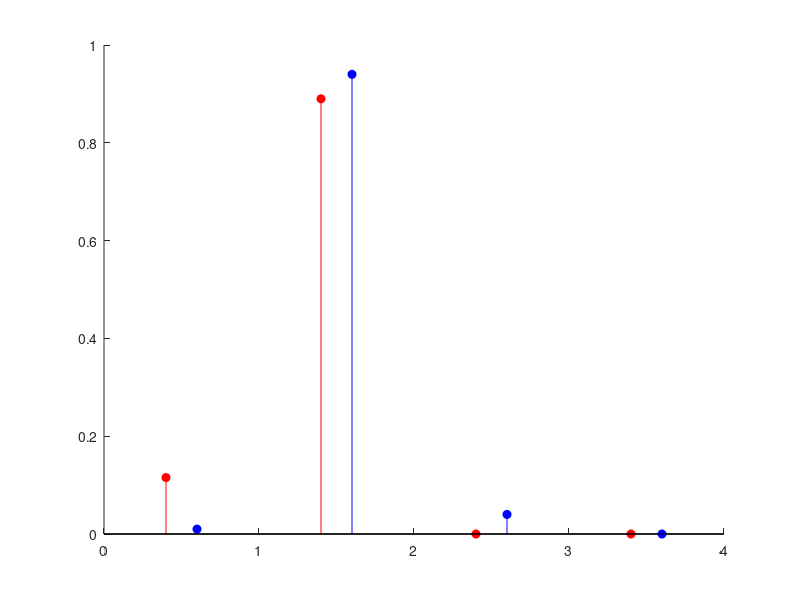
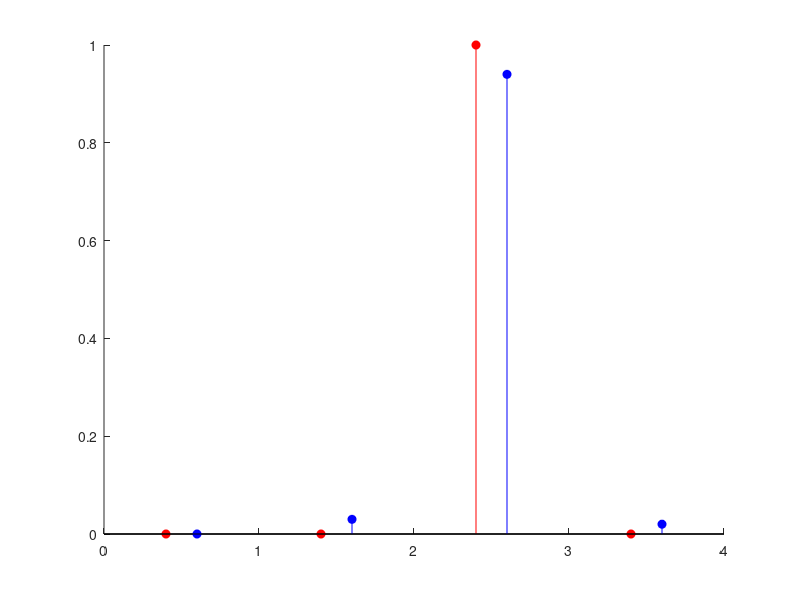
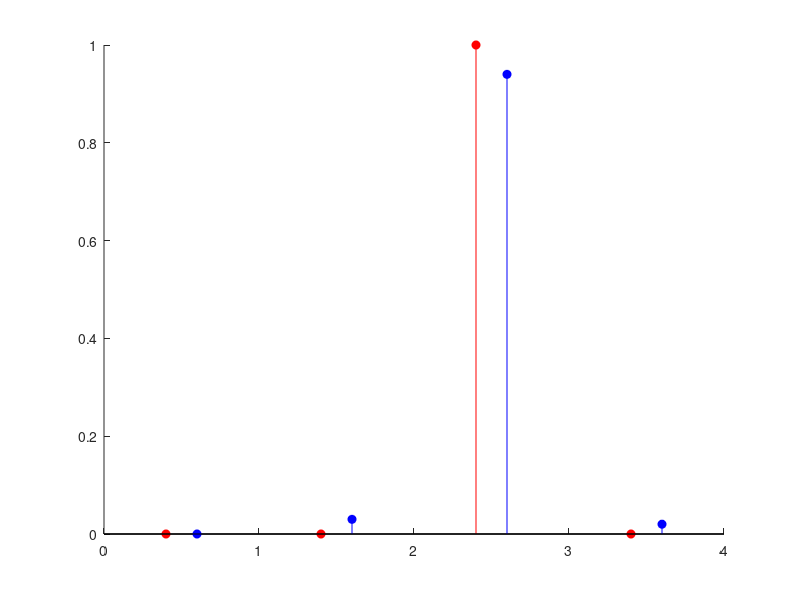
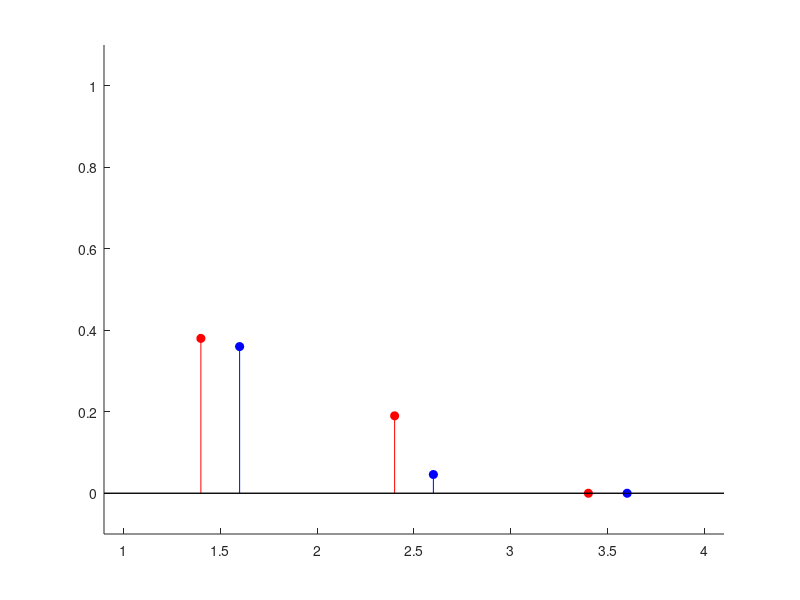

Source code (MATLAB) for these figures, in order:

figure(1)
hold on
y1 = [0.1154 , 0.89, 0 ,0 ; 
      0, 0, 1 , 0 ; 
      0 ,0. 0.07 , 0.93 ;
    0.42 , 0.38 , 0.19, 0];

y2 = [0.01, 0.94, 0.04, 0 ;
       0, 0.03, 0.94, 0.02;
       0.03,0.05, 0.07,0.83;
       0.59,  0.36 , 0.046 , 0] ;
       
x = [0.5:3.5] ; 
figure(1)
hold on
stem(x-0.1, y1 (1,:),'filled','r');
stem(x+0.1, y2 (1,:),'filled','b');


figure(2)
hold on
stem(x-0.1, y1 (2,:),'filled','r');
stem(x+0.1, y2 (2,:),'filled','b');

figure(3)
hold on
stem(x-0.1, y1 (2,:),'filled','r');
stem(x+0.1, y2 (2,:),'filled','b');

figure(4)
hold on
stem(x-0.1, y1 (4,:),'filled','r');
stem(x+0.1, y2 (4,:),'filled','b');


axis([0.9 4.1 -0.1 1.1 ]);